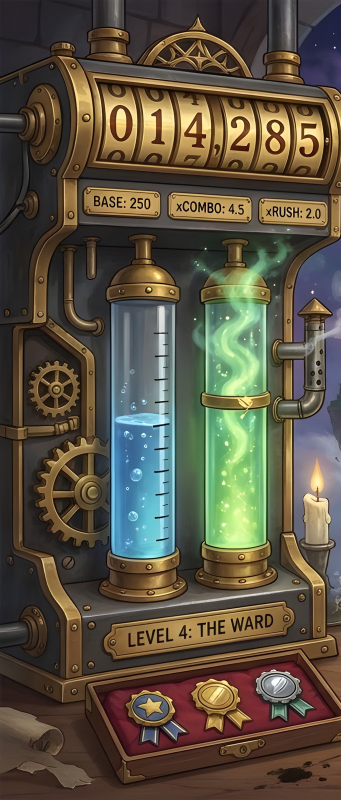
#> input picture assets-src/reference/crops/REF-001-C1_score-engine.jpg, 682 x 1600 px (shown at 1/2 size)
$ python -i prep.py   (imports and definitions only)
#> lines starting #> are read from the running program, lines starting #| are printed output that depends on the picture
#> further down, picture is the input picture: PIL image 682x1600 RGB; mean R, G, B 90.9, 83, 66.3
#!/usr/bin/env python3
"""
TypeL asset preparation (docs/assets/REFERENCE_GUIDE.md, "Processing").

Turns an approved Flow output (kept untouched in assets-src/) into a game-ready
file in public/assets/typel/. Every step is non-destructive: it reads one file
and writes a new one. Requires Pillow, numpy and scipy (no network).

    python3 tools/assets/prep.py inspect FILE
    python3 tools/assets/prep.py key IN OUT [--color ff00ff] [--tol 70] [--soft 40] [--despill]
    python3 tools/assets/prep.py trim IN OUT [--pad 4]
    python3 tools/assets/prep.py fit IN OUT --w 400 --h 1080 [--mode contain|cover|width|height]
    python3 tools/assets/prep.py crop IN OUT --box x0 y0 x1 y1
    python3 tools/assets/prep.py split IN OUTDIR [--min-area 2000] [--names a,b,c]
    python3 tools/assets/prep.py slice3 IN OUTDIR --left PX --right PX
    python3 tools/assets/prep.py export IN OUT [--quality 90]      (.webp / .png / .jpg by extension)
    python3 tools/assets/prep.py compare IN [--palette docs/assets/palette.json]
    python3 tools/assets/prep.py align EDIT REF OUT [--w 1920 --h 1080]       (needs opencv)
    python3 tools/assets/prep.py composite BASE PATCH OUT --regions JSON --name NAME [--feather 24]
    python3 tools/assets/prep.py diff A B OUT                                (where two frames differ)

Plate edits (D-094): Flow is asked to EDIT the concept painting so that only
one region changes. `align` registers the edit back onto the painting (feature
matching + a similarity transform, so small shifts/zoom from the generator are
undone) and `composite` copies only that region's rectangles, feathered, onto
the base plate. `diff` shows everything the edit changed, so unrequested
changes inside the region are caught in review.

Chroma key: Flow cannot output real transparency, so isolated assets are
generated on flat magenta (#FF00FF). `key` measures each pixel's distance from
the key colour in RGB, makes near pixels transparent, feathers the edge band
(--soft) and, with --despill, pulls leftover magenta tint out of edge pixels.
Always inspect the result over dark AND light backgrounds (`inspect` writes a
preview) before approving it.
"""
from __future__ import annotations

import argparse
import json
import sys
from pathlib import Path

import numpy as np
from PIL import Image
from scipy import ndimage

ROOT = Path(__file__).resolve().parents[2]


# [4 lines left out: function load, not called in this run]


def rgba(im: Image.Image) -> np.ndarray:
    return np.asarray(im.convert('RGBA')).astype(np.float32)


# [12 lines left out: function save, not called in this run]


def hex_rgb(h: str) -> np.ndarray:
    h = h.lstrip('#')
    return np.array([int(h[i:i + 2], 16) for i in (0, 2, 4)], np.float32)


# ───────────────────────── commands ─────────────────────────

# [26 lines left out: function cmd_inspect, not called in this run]


def preview_sheet(im: Image.Image, maxw: int = 900) -> Image.Image:
#> called with maxw = 900
    im = im.convert('RGBA')
    s = min(1.0, maxw / im.width)
#> s = 1
    im = im.resize((max(1, int(im.width * s)), max(1, int(im.height * s))), Image.LANCZOS)
    out = Image.new('RGB', (im.width * 2 + 20, im.height), (0, 0, 0))
#> out: PIL image 1384x1600 RGB; every value is 0
    for i, bg in enumerate(((24, 20, 18), (236, 226, 200))):
        tile = Image.new('RGBA', im.size, bg + (255,))
        tile.alpha_composite(im)
        out.paste(tile.convert('RGB'), (i * (im.width + 20), 0))
#> this loop made 2 passes
#> pass 1, in preview_sheet, `tile = Image.new('RGBA', im.size, bg + (255,))`:
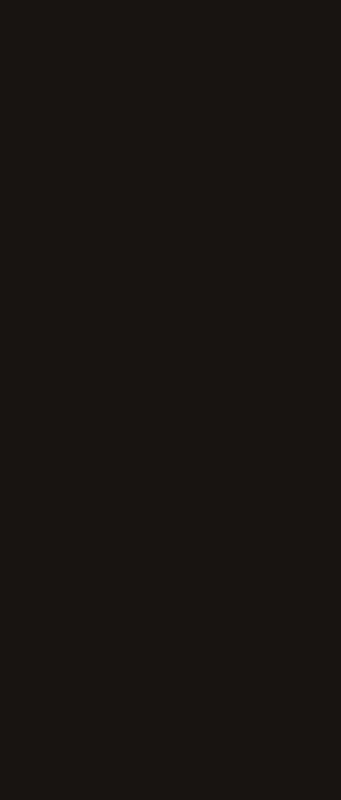
#> tile: PIL image 682x1600 RGBA (shown at 1/2 size); mean R, G, B, A 24, 20, 18, 255
#> pass 2, in preview_sheet, `tile = Image.new('RGBA', im.size, bg + (255,))`:
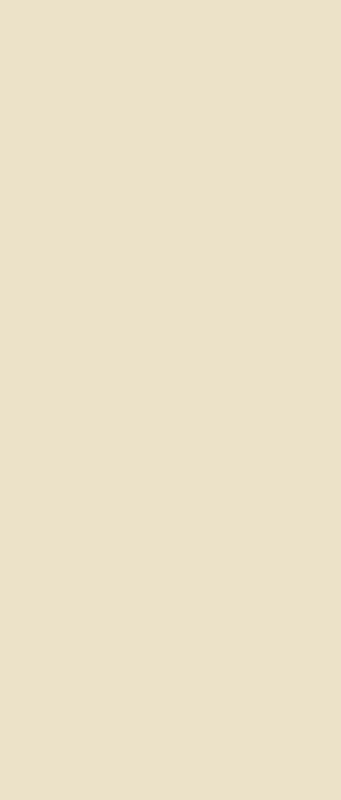
#> tile: PIL image 682x1600 RGBA (shown at 1/2 size); mean R, G, B, A 236, 226, 200, 255
#> after the loop:
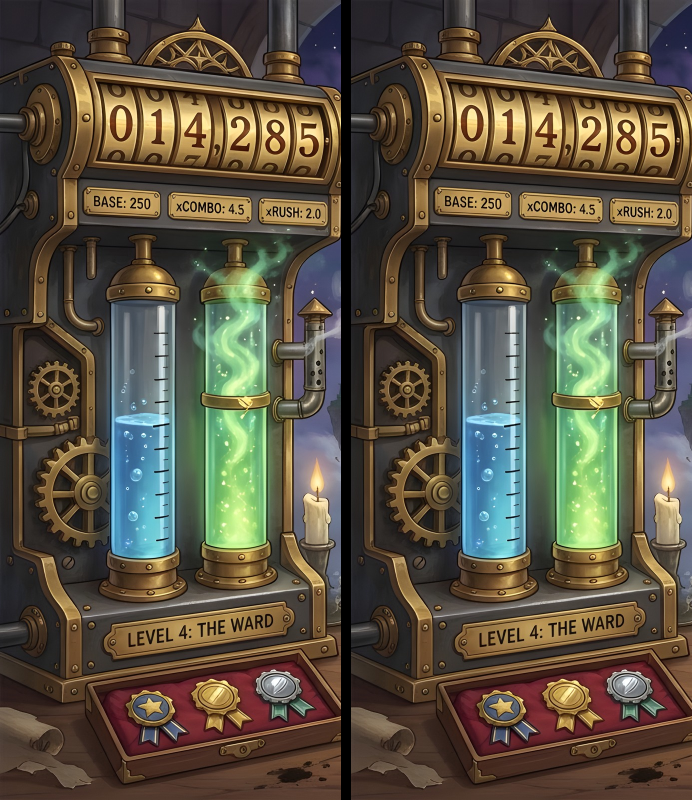
#> out: PIL image 1384x1600 RGB (shown at 1/2 size); mean R, G, B 89.6, 81.8, 65.3
    return out


# [53 lines left out: functions cmd_key, cmd_trim, not called in this run]


def cmd_crop(a) -> None:
    save(load(a.inp).convert('RGBA').crop(tuple(a.box)), a.out)


# [49 lines left out: functions cmd_fit, cmd_split, cmd_slice3, not called in this run]


def cmd_export(a) -> None:
    save(load(a.inp).convert('RGBA'), a.out, a.quality)


# [119 lines left out: functions cmd_compare, _cv, cmd_align, _region_mask, cmd_composite, cmd_diff and 1 more, not called in this run]


# [2 lines not run here, left out]

>>> from PIL import Image
>>> picture = Image.open('../../assets-src/reference/crops/REF-001-C1_score-engine.jpg')
>>> result = preview_sheet(picture)

$ run again, on assets-src/reference/crops/REF-001-C3_word-scrolls.jpg
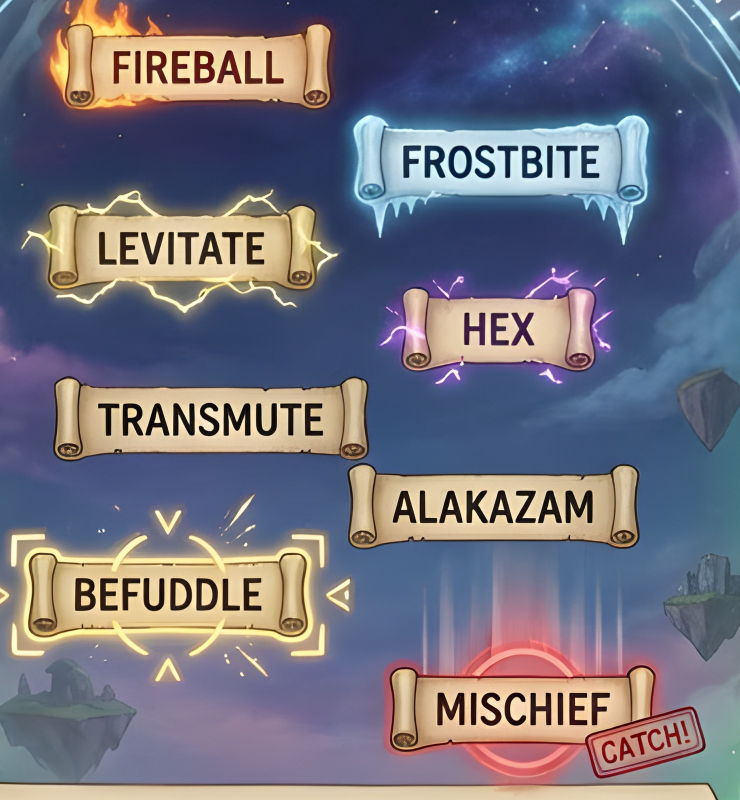
#> input picture assets-src/reference/crops/REF-001-C3_word-scrolls.jpg, 1479 x 1600 px (shown at 1/2 size)
#> picture is the input picture: PIL image 1479x1600 RGB; mean R, G, B 114.6, 113.4, 126.7
#> in preview_sheet, `im = im.resize((max(1, int(im.width * s)), max(1, int(im.height * s)))..`:
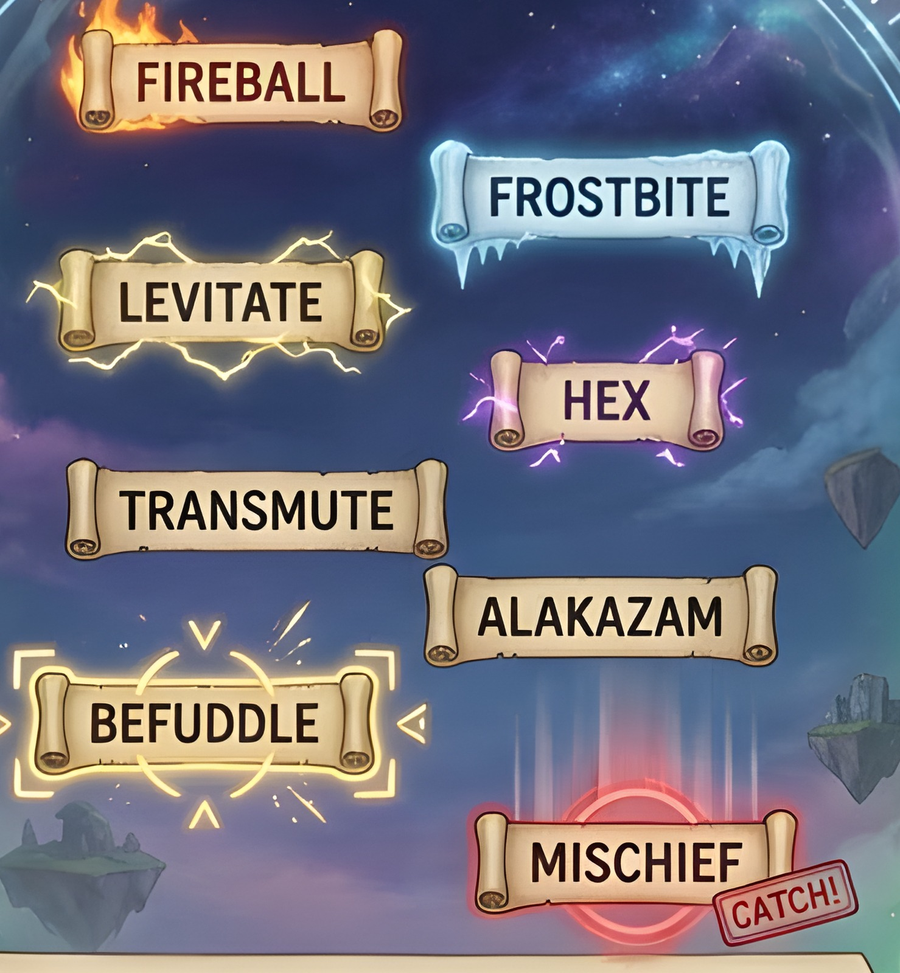
#> im: PIL image 900x973 RGBA; mean R, G, B, A 114.6, 113.4, 126.7, 255
#> after the loop in preview_sheet, `for i, bg in enumerate(((24, 20, 18), (236, 226, 200))):`:
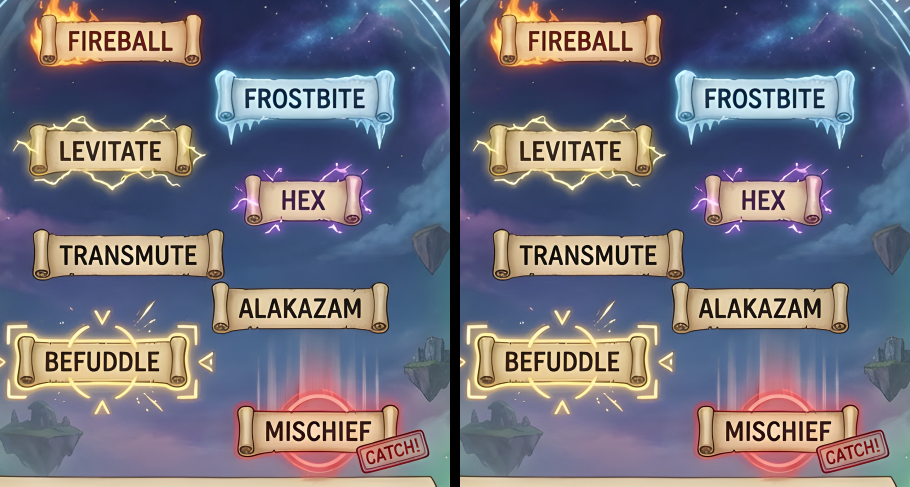
#> out: PIL image 1820x973 RGB (shown at 1/2 size); mean R, G, B 113.3, 112.2, 125.3
